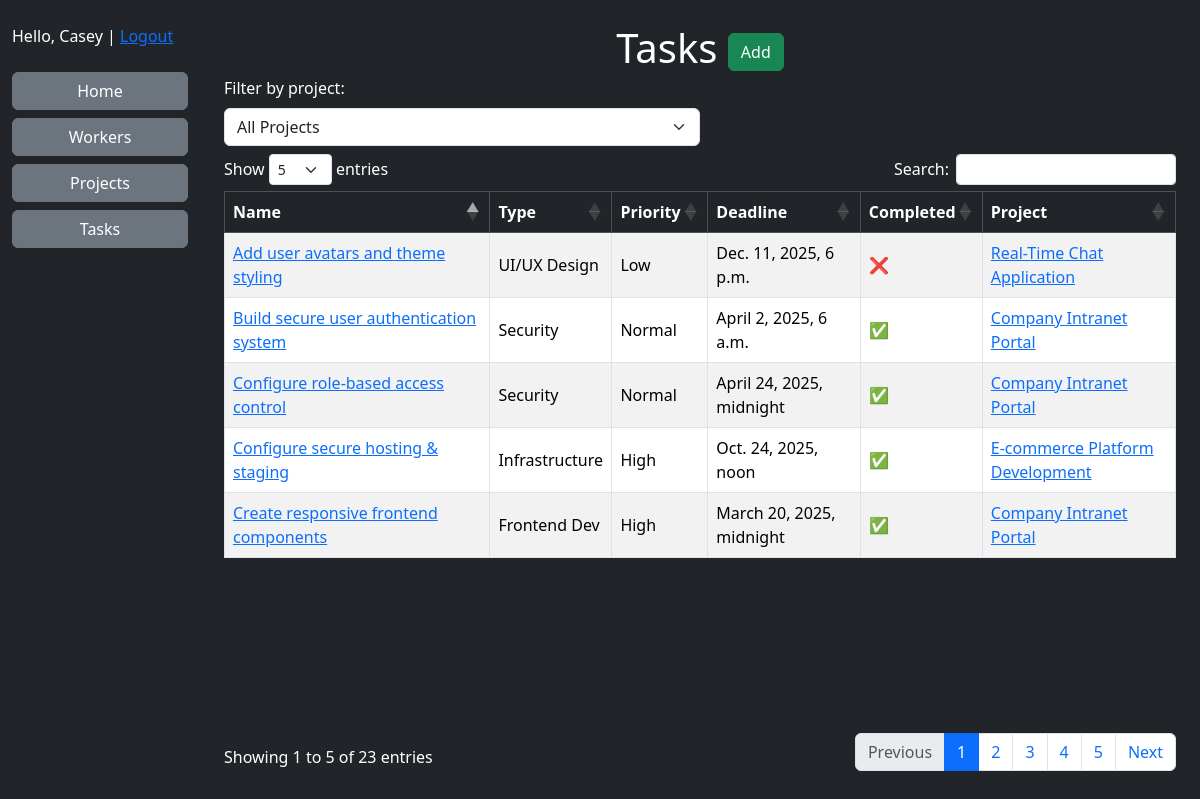
/tasks/ (signed in), run on the app's committed database.
### manager/models.py (models this page shows, shortened)
class Worker(AbstractUser):
    position = models.ForeignKey(Position, on_delete=models.PROTECT, null=True, blank=True)
    class Meta:
        ordering = ('username',)

class Task(models.Model):
    PRIORITY_CHOICES = [
        ('Urgent', 'Urgent'), ('High', 'High'),
        ('Normal', 'Normal'), ('Low', 'Low')
    ]
    name = models.CharField(max_length=100)
    description = models.TextField()
    deadline = models.DateTimeField()
    is_complete = models.BooleanField(default=False)
    priority = models.CharField(
        max_length=10,
        choices=PRIORITY_CHOICES,
        default='Normal'
    )
    task_type = models.ForeignKey(TaskType, on_delete=models.PROTECT)
    assignees = models.ManyToManyField(Worker, related_name='tasks', blank=True)
    project = models.ForeignKey(Project, on_delete=models.CASCADE, related_name='tasks')
    class Meta:
        ordering = ('deadline',)

class TaskType(models.Model):
    name = models.CharField(max_length=100)
    class Meta:
        ordering = ('name',)
    def __str__(self):
        return self.name

class Project(models.Model):
    name = models.CharField(max_length=100)
    description = models.TextField()
    deadline = models.DateTimeField()
    is_complete = models.BooleanField(default=False)
    class Meta:
        ordering = ('deadline',)

### manager/views.py (the view)
# urls.py: path("tasks/", TaskListView.as_view(), name="tasks"),
class TaskListView(LoginRequiredMixin, ListView):
    model = Task
    template_name = "manager/task_list.html"
    context_object_name = "tasks"
    queryset = Task.objects.all().select_related("task_type").select_related("project")
    def get_queryset(self):
        qs = super().get_queryset()
        project_id = self.request.GET.get("project")
        if project_id:
            qs = qs.filter(project_id=project_id)
        return qs
    def get_context_data(self, **kwargs):
        context = super().get_context_data(**kwargs)
        context["projects"] = Project.objects.all()
        return context

### templates/manager/task_list.html (shortened to what this page needs)
{% extends "base.html" %}
{% block content %}
  <div class="container">
    <h1 class="text-center mb-1">Tasks <a href="{% url 'manager:task-create' %}" class="btn btn-success">
      Add
    </a></h1>
    <form method="get" class="mb-2" style="width: 50%">
      <label for="projectSelect" class="form-label">Filter by project:</label>
      <select name="project" id="projectSelect" class="form-select" onchange="this.form.submit()">
        <option value="">All Projects</option>
      </select>
    </form>
    <table class="table table-striped table-hover table-bordered align-middle" id="myTable">
      <thead class="table-dark">
      <tr>
        <th scope="col">Name</th>
        <th scope="col">Type</th>
        <th scope="col">Priority</th>
        <th scope="col">Deadline</th>
        <th scope="col">Completed</th>
        <th scope="col">Project</th>
      </tr>
      </thead>
      <tbody>
      {% for task in tasks %}
        <tr>
          <td>
            <a href={% url 'manager:task-detail' task.id %}>{{ task.name }}</a>
          </td>
          <td>{{ task.task_type }}</td>
          <td>{{ task.priority }}</td>
          <td>{{ task.deadline }}</td>
          <td>{{ task.is_complete|yesno:"✅,❌" }}</td>
          <td>
            <a href={% url 'manager:project-detail' task.project.id %}>{{ task.project.name }}</a>
          </td>
        </tr>
      {% endfor %}
      </tbody>
    </table>
  </div>
{% endblock %}

### templates/includes/sidebar.html
{% if user.is_authenticated %}
  <p>Hello, {{ user.first_name }} | <a href="{% url 'manager:login' %}">Logout</a></p>
{% else %}
  <a href="{% url 'manager:login' %}">Login</a>
{% endif %}
<a href="{% url 'manager:index' %}" class="btn btn-secondary">Home</a>
<a href="{% url 'manager:workers' %}" class="btn btn-secondary">Workers</a>
<a href="{% url 'manager:projects' %}" class="btn btn-secondary">Projects</a>
<a href="{% url 'manager:tasks' %}" class="btn btn-secondary">Tasks</a>

### data on the page
Worker: first_name "Casey"
Task: name "Create responsive frontend components", task_type "Frontend Dev", priority "High", deadline "March 20, 2025, midnight", is_complete "✅", project.name "Company Intranet Portal"
Task: name "Build secure user authentication system", task_type "Security", priority "Normal", deadline "April 2, 2025, 6 a.m.", is_complete "✅", project.name "Company Intranet Portal"
Task: name "Configure role-based access control", task_type "Security", priority "Normal", deadline "April 24, 2025, midnight", is_complete "✅", project.name "Company Intranet Portal"
Task: name "Configure secure hosting & staging", task_type "Infrastructure", priority "High", deadline "Oct. 24, 2025, noon", is_complete "✅", project.name "E-commerce Platform Development"
Task: name "Add user avatars and theme styling", task_type "UI/UX Design", priority "Low", deadline "Dec. 11, 2025, 6 p.m.", is_complete "❌", project.name "Real-Time Chat Application"
